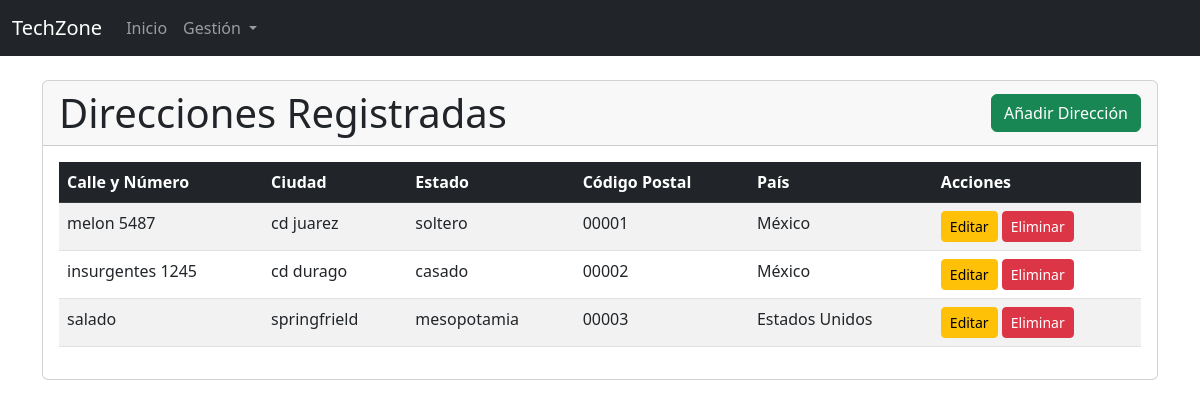
Screenshot of /direcciones/ with the database file from the repository.
### tienda/models.py (models this page shows, shortened)
class Direccion(models.Model):
    calle = models.CharField(max_length=255)
    ciudad = models.CharField(max_length=100)
    estado = models.CharField(max_length=100)
    codigo_postal = models.CharField(max_length=20)
    pais = models.CharField(max_length=100)

### tienda/views.py (the view)
# urls.py: path('direcciones/', DireccionListView.as_view(), name='direccion-list'),
class DireccionListView(ListView):
    model = Direccion
    template_name = 'tienda/direccion_list.html'

### tienda/templates/tienda/direccion_list.html (shortened to what this page needs)
{% extends 'tienda/base.html' %}
{% block content %}
<div class="card">
    <div class="card-header d-flex justify-content-between align-items-center">
        <h1 class="card-title mb-0">Direcciones Registradas</h1>
        <a href="{% url 'direccion-create' %}" class="btn btn-success">Añadir Dirección</a>
    </div>
    <div class="card-body">
        <table class="table table-striped table-hover">
            <thead class="table-dark">
                <tr>
                    <th>Calle y Número</th>
                    <th>Ciudad</th>
                    <th>Estado</th>
                    <th>Código Postal</th>
                    <th>País</th>
                    <th>Acciones</th>
                </tr>
            </thead>
            <tbody>
                {% for direccion in object_list %}
                    <tr>
                        <td>{{ direccion.calle }}</td>
                        <td>{{ direccion.ciudad }}</td>
                        <td>{{ direccion.estado }}</td>
                        <td>{{ direccion.codigo_postal }}</td>
                        <td>{{ direccion.pais }}</td>
                        <td>
                            <a href="{% url 'direccion-update' direccion.pk %}" class="btn btn-warning btn-sm">Editar</a>
                            <a href="{% url 'direccion-delete' direccion.pk %}" class="btn btn-danger btn-sm">Eliminar</a>
                        </td>
                    </tr>
                {% empty %}
                    <tr>
                        <td colspan="6" class="text-center">No hay direcciones registradas.</td>
                    </tr>
                {% endfor %}
            </tbody>
        </table>
    </div>
</div>
{% endblock %}

### rows the page displays
Direccion: calle "melon 5487", ciudad "cd juarez", estado "soltero", codigo_postal "00001", pais "México"
Direccion: calle "insurgentes 1245", ciudad "cd durago", estado "casado", codigo_postal "00002", pais "México"
Direccion: calle "salado", ciudad "springfrield", estado "mesopotamia", codigo_postal "00003", pais "Estados Unidos"
